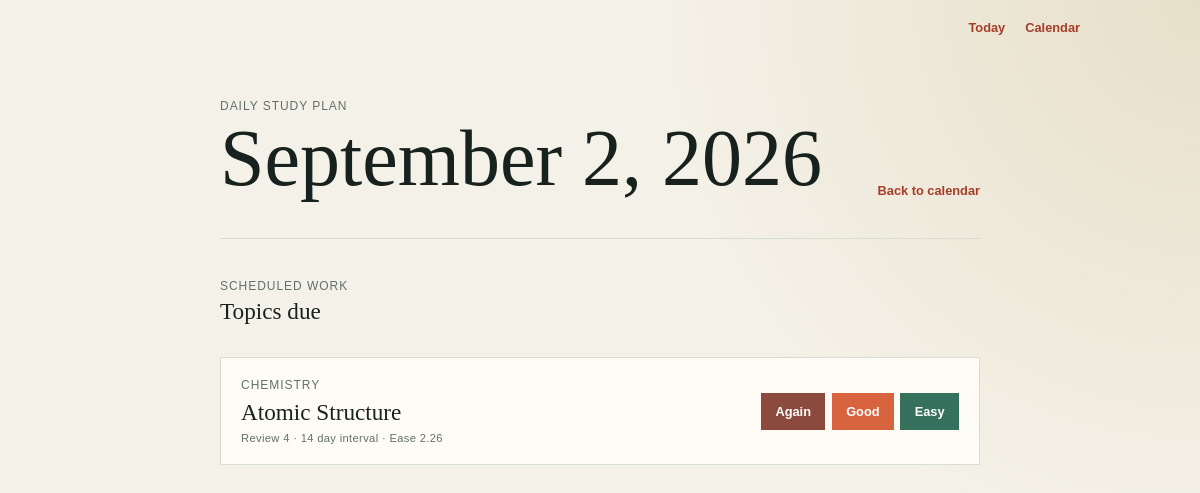
The app's page /calendar/day/2026-09-02, older data.
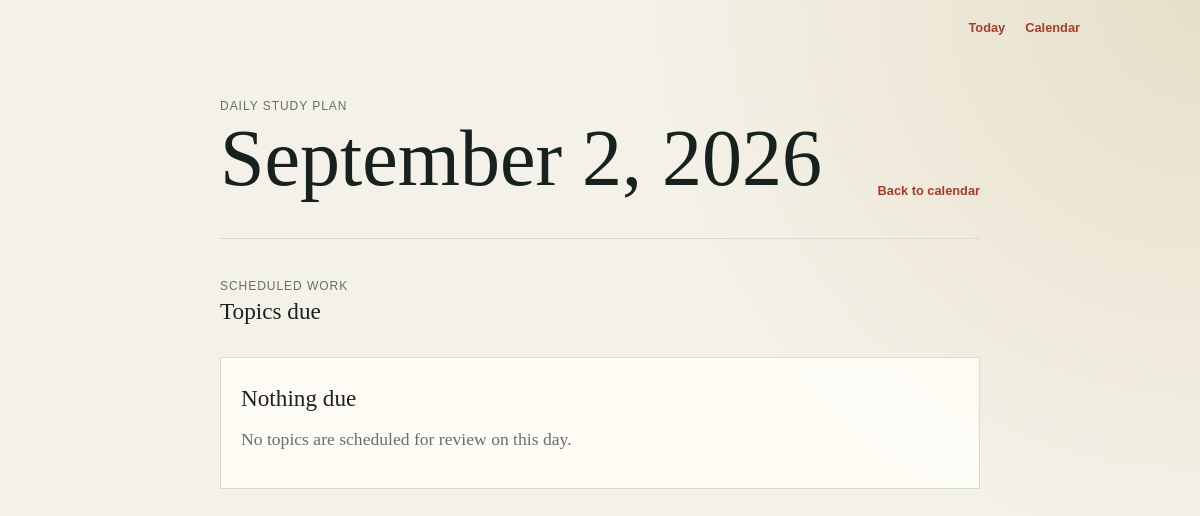
The same page, newer data.
### app.py (models this page shows, shortened)
class Topic(db.Model):
    __tablename__ = 'topics'
    id = db.Column(db.Integer, primary_key=True)
    subject = db.Column(db.String(100), nullable=False)       # e.g., "Physics"
    title = db.Column(db.String(150), nullable=False)         # e.g., "Newtonian Mechanics"
    interval = db.Column(db.Integer, default=0)               # Days until next review
    repetition = db.Column(db.Integer, default=0)             # Successful review streak
    ease_factor = db.Column(db.Float, default=2.5)            # Interval multiplier
    due_date = db.Column(db.DateTime, default=utc_now_naive) # When it should appear on the to-do list
    reviews = db.relationship('Review', back_populates='topic', cascade='all, delete-orphan')
    def review(self, grade, reviewed_at=None):
        """Apply an SM-2 review grade and schedule the next review."""
        if grade not in {1, 3, 5}:
            raise ValueError('grade must be 1, 3, or 5')
        quality_gap = 5 - grade
        self.ease_factor = max(
            1.3,
            self.ease_factor + 0.1 - quality_gap * (0.08 + quality_gap * 0.02),
        )
        if grade == 1:
            self.repetition = 0
            self.interval = 1
        elif self.repetition == 0:
            self.repetition = 1
            self.interval = 1
        elif self.repetition == 1:
            self.repetition = 2
            self.interval = 6
        else:
            self.interval = max(1, round(self.interval * self.ease_factor))
            self.repetition += 1
        review_start = reviewed_at or utc_now_naive()
        self.due_date = review_start + timedelta(days=self.interval)

### app.py (the view)
@app.route('/calendar/day/<selected_date>')
def calendar_day_view(selected_date):
    try:
        selected_day = date.fromisoformat(selected_date)
    except ValueError:
        abort(400, description='Invalid calendar day.')
    local_range_start = datetime.combine(
        selected_day, datetime.min.time(), tzinfo=LOCAL_TIMEZONE
    )
    local_range_end = local_range_start + timedelta(days=1)
    range_start = local_datetime_to_utc_naive(local_range_start)
    range_end = local_datetime_to_utc_naive(local_range_end)
    due_topics = Topic.query.filter(
        Topic.due_date >= range_start,
        Topic.due_date < range_end,
    ).order_by(Topic.due_date.asc()).all()
    reviews = Review.query.filter(
        Review.reviewed_at >= range_start,
        Review.reviewed_at < range_end,
    ).order_by(Review.reviewed_at.asc()).all()
    return render_template(
        'calendar_day.html',
        selected_day=selected_day,
        due_topics=due_topics,
        reviews=reviews,
    )

### app.py (called while the page is built)
def local_datetime_to_utc_naive(value):
    return value.astimezone(timezone.utc).replace(tzinfo=None)

### templates/calendar_day.html (shortened to what this page needs)
{% extends "layout.html" %}
{% block content %}
    <main class="day-page">
        <header class="day-page-header">
            <div>
                <p class="eyebrow">Daily study plan</p>
                <h1>{{ selected_day.strftime('%B %-d, %Y') }}</h1>
            </div>
            <a href="{{ url_for('calendar_view', year=selected_day.year, month=selected_day.month) }}" class="back-link">Back to calendar</a>
        </header>
        <section class="day-section" aria-labelledby="due-heading">
            <div class="section-heading">
                <p class="eyebrow">Scheduled work</p>
                <h2 id="due-heading">Topics due</h2>
            </div>
            {% if due_topics %}
                <div class="topic-list">
                    {% for topic in due_topics %}
                        <article class="topic">
                            <div>
                                <p class="subject">{{ topic.subject }}</p>
                                <h2>{{ topic.title }}</h2>
                                <p class="meta">Review {{ topic.repetition + 1 }} · {{ topic.interval }} day interval · Ease {{ '%.2f'|format(topic.ease_factor) }}</p>
                            </div>
                            <form method="post" action="{{ url_for('review_topic', topic_id=topic.id) }}" class="review-actions">
                                <button type="submit" name="grade" value="1" class="again">Again</button>
                                <button type="submit" name="grade" value="3">Good</button>
                                <button type="submit" name="grade" value="5" class="easy">Easy</button>
                            </form>
                        </article>
                    {% endfor %}
                </div>
            {% else %}
                <section class="empty-state">
                    <h2>Nothing due</h2>
                    <p>No topics are scheduled for review on this day.</p>
                </section>
            {% endif %}
        </section>
    </main>
{% endblock %}

Row changes from the older to the newer data that the page shows:
no longer on this page (row edited): Topic: strftime "September 2, 2026", subject "CHEMISTRY", title "Atomic Structure", topic.repetition+1 "4", interval "14", ease_factor "2.26"
Text that changed along with them:
{{ selected_day.strftime('%B %-d, %Y') }}: (not shown) → "September 2, 2026"
text now shown: "Nothing due No topics are scheduled for review on this day."
